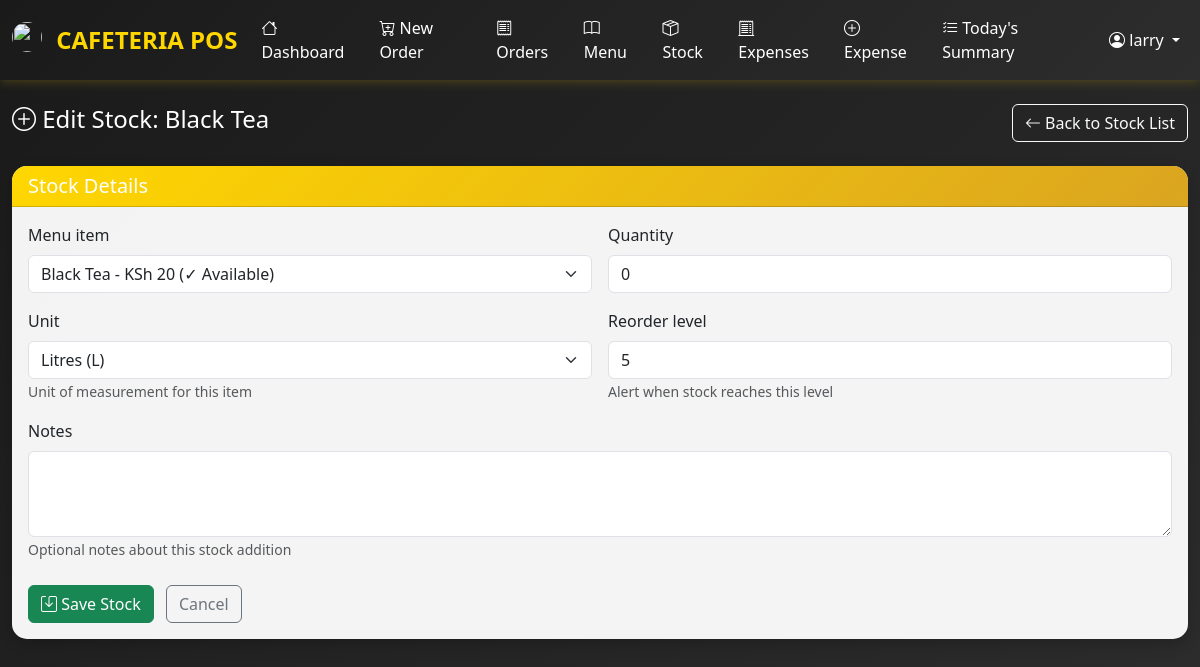
The page /inventory/6/edit/ (signed in) on the database as committed earlier.
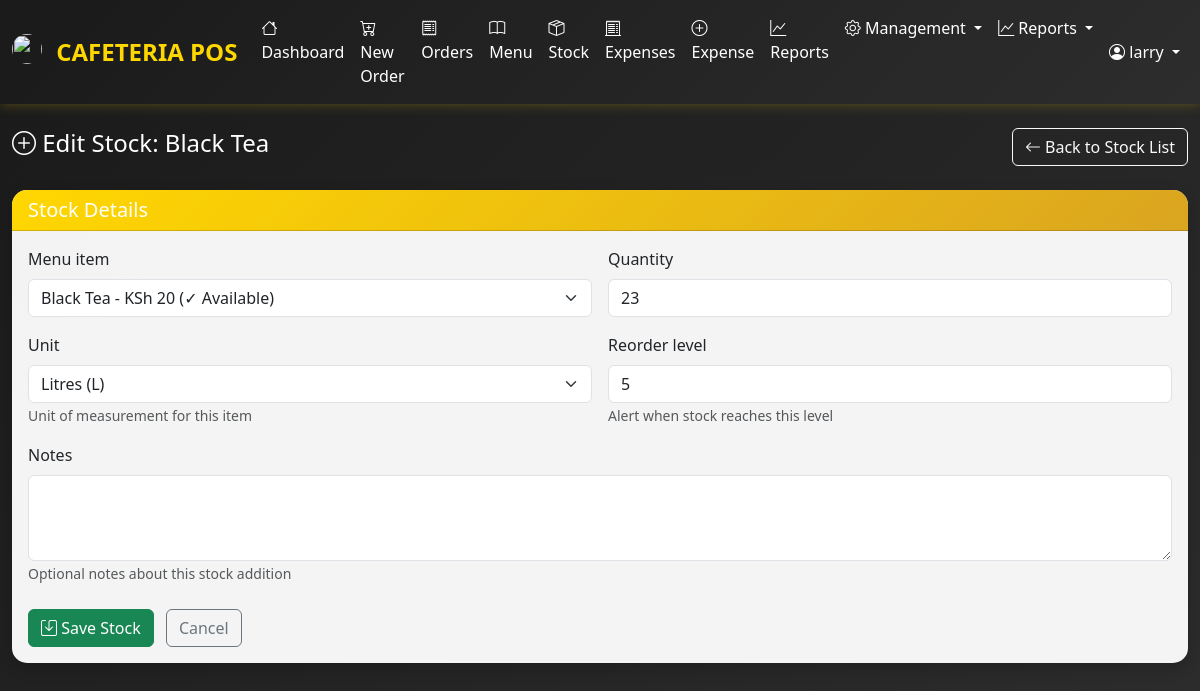
The same page on the database as committed later.
### inventory/models.py (models this page shows, shortened)
class Stock(models.Model):
    menu_item = models.OneToOneField(
        MenuItem,
        on_delete=models.CASCADE,
        related_name='stock'
    )
    quantity = models.PositiveIntegerField(default=0)
    UNIT_CHOICES = [
        ('pcs', 'Pieces (pcs)'),
        ('kg',  'Kilograms (kg)'),
        ('g',   'Grams (g)'),
        ('l',   'Litres (L)'),
        ('ml',  'Millilitres (ml)'),
        ('pack', 'Packs'),
        ('box',  'Boxes'),
        ('bottle', 'Bottles'),
        ('bag',   'Bags'),
        ('other', 'Other (specify)'),
    ]
    unit = models.CharField(
        max_length=20,
        choices=UNIT_CHOICES,
        default='pcs',
        help_text="Unit of measurement for this stock item"
    )
    custom_unit = models.CharField(
        max_length=50,
        blank=True,
        null=True,
        help_text="Specify custom unit if 'Other' is selected"
    )
    reorder_level = models.PositiveIntegerField(
        default=5,
        help_text="Alert when stock reaches this level"
    )
    notes = models.TextField(
        blank=True,
        null=True,
        help_text="Additional notes or comments"
    )
    last_restocked = models.DateTimeField(auto_now_add=True)
    class Meta:
        ordering = ['menu_item__name']

### inventory/views.py (the view)
# urls.py: path('<int:pk>/edit/', views.stock_edit, name='stock_edit'),
@login_required
@user_passes_test(can_manage_stock)
def stock_edit(request, pk):
    stock = get_object_or_404(Stock, pk=pk)
    if request.method == 'POST':
        form = StockForm(request.POST, instance=stock)
        if form.is_valid():
            form.save()
            messages.success(request, f"Stock for {stock.menu_item.name} updated")
            return redirect('inventory:stock_list')
    else:
        form = StockForm(instance=stock)
    return render(request, 'inventory/stock_form.html', {
        'form': form,
        'title': f'Edit Stock: {stock.menu_item.name}',
    })

### accounts/models.py (called while the page is built)
    @property
    def is_superadmin(self):
        return self.role == 'SUPERADMIN'

    def get_full_name(self):
        if self.first_name and self.last_name:
            return f"{self.first_name} {self.last_name}"
        return self.username

### accounts/permissions.py (called while the page is built)
def can_manage_stock(user):
    return user.is_authenticated and user.role in ('SUPERADMIN', 'CASHIER', 'WAITER')

### menu/models.py (called while the page is built)
    def __str__(self):
        status = "✓ Available" if self.is_available else "✗ Unavailable"
        return f"{self.name} - KSh {self.selling_price:.0f} ({status})"

### templates/inventory/stock_form.html (shortened to what this page needs)
{% extends 'base.html' %}
{% block content %}
<div class="container-fluid">
    <div class="d-flex justify-content-between align-items-center mb-4">
        <h4 class="text-white">
            <i class="bi bi-plus-circle"></i> {{ title }}
        </h4>
        <a href="{% url 'inventory:stock_list' %}" class="btn btn-outline-light">
            <i class="bi bi-arrow-left"></i> Back to Stock List
        </a>
    </div>
    <div class="card">
        <div class="card-header bg-dark text-white">
            <h5 class="mb-0">Stock Details</h5>
        </div>
        <div class="card-body">
            <form method="post" class="needs-validation" novalidate>
                <div class="row g-3">
                    <div class="col-md-6">
                        <label for="{{ form.menu_item.id_for_label }}" class="form-label">
                            {{ form.menu_item.label }}
                        </label>
                        {{ form.menu_item }}
                    </div>
                    <div class="col-md-6">
                        <label for="{{ form.quantity.id_for_label }}" class="form-label">
                            {{ form.quantity.label }}
                        </label>
                        {{ form.quantity }}
                    </div>
                    <div class="col-md-6">
                        <label for="{{ form.unit.id_for_label }}" class="form-label">
                            {{ form.unit.label }}
                        </label>
                        {{ form.unit }}
                        <small class="text-muted">Unit of measurement for this item</small>
                    </div>
                    <div class="col-md-6">
                        <label for="{{ form.reorder_level.id_for_label }}" class="form-label">
                            {{ form.reorder_level.label }}
                        </label>
                        {{ form.reorder_level }}
                        <small class="text-muted">Alert when stock reaches this level</small>
                    </div>
                    <div class="col-12">
                        <label for="{{ form.notes.id_for_label }}" class="form-label">
                            {{ form.notes.label }}
                        </label>
                        {{ form.notes }}
                        <small class="text-muted">Optional notes about this stock addition</small>
                    </div>
                </div>
                <div class="mt-4">
                    <button type="submit" class="btn btn-success">
                        <i class="bi bi-save"></i> Save Stock
                    </button>
                    <a href="{% url 'inventory:stock_list' %}" class="btn btn-outline-secondary ms-2">
                        Cancel
                    </a>
                </div>
            </form>
        </div>
    </div>
</div>
{% endblock %}

### templates/base.html (shortened to what the changed rows need)
{% load static %}
<!DOCTYPE html>
<html lang="en">
<head>
    <link href="https://cdn.jsdelivr.net/npm/bootstrap@5.3.2/dist/css/bootstrap.min.css" rel="stylesheet">
    <link rel="stylesheet" href="https://cdn.jsdelivr.net/npm/bootstrap-icons@1.11.1/font/bootstrap-icons.css">
</head>
<body>
    {% if user.is_authenticated %}
    <nav class="navbar navbar-expand-lg navbar-dark mb-4">
        <div class="container-fluid">
            <div class="collapse navbar-collapse" id="navbarNav">
                <ul class="navbar-nav me-auto">
                    {% if user.role == 'SUPERADMIN' %}
                    <li class="nav-item">
                        <a class="nav-link" href="{% url 'reports:sales_report' %}">
                            <i class="bi bi-graph-up"></i> Reports
                        </a>
                    </li>
                    {% elif user.role in 'CASHIER WAITER' %}
                    <li class="nav-item">
                        <a class="nav-link" href="{% url 'reports:today_summary' %}">
                            <i class="bi bi-list-check"></i> Today's Summary
                        </a>
                    </li>
                    {% endif %}
                    {% if user.is_superadmin %}
                    <li class="nav-item dropdown">
                        <a class="nav-link dropdown-toggle" href="#" role="button" data-bs-toggle="dropdown">
                            <i class="bi bi-gear"></i> Management
                        </a>
                    </li>
                    <li class="nav-item dropdown">
                        <a class="nav-link dropdown-toggle" href="#" role="button" data-bs-toggle="dropdown">
                            <i class="bi bi-graph-up"></i> Reports
                        </a>
                    </li>
                    {% endif %}
                </ul>
            </div>
        </div>
    </nav>
    {% endif %}
    <main>
        {% block content %}{% endblock %}
    </main>
</body>
</html>

Rows that differ between the two databases and show on the page:
changed User "larry": role "WAITER" → "SUPERADMIN" (drawn)
changed Stock "Black Tea - KSh 20 (✓ Available)": quantity "0" → "23"
Other text that changed with them:
text no longer shown: "Today's Summary"
text now shown: "Reports Management Reports"
